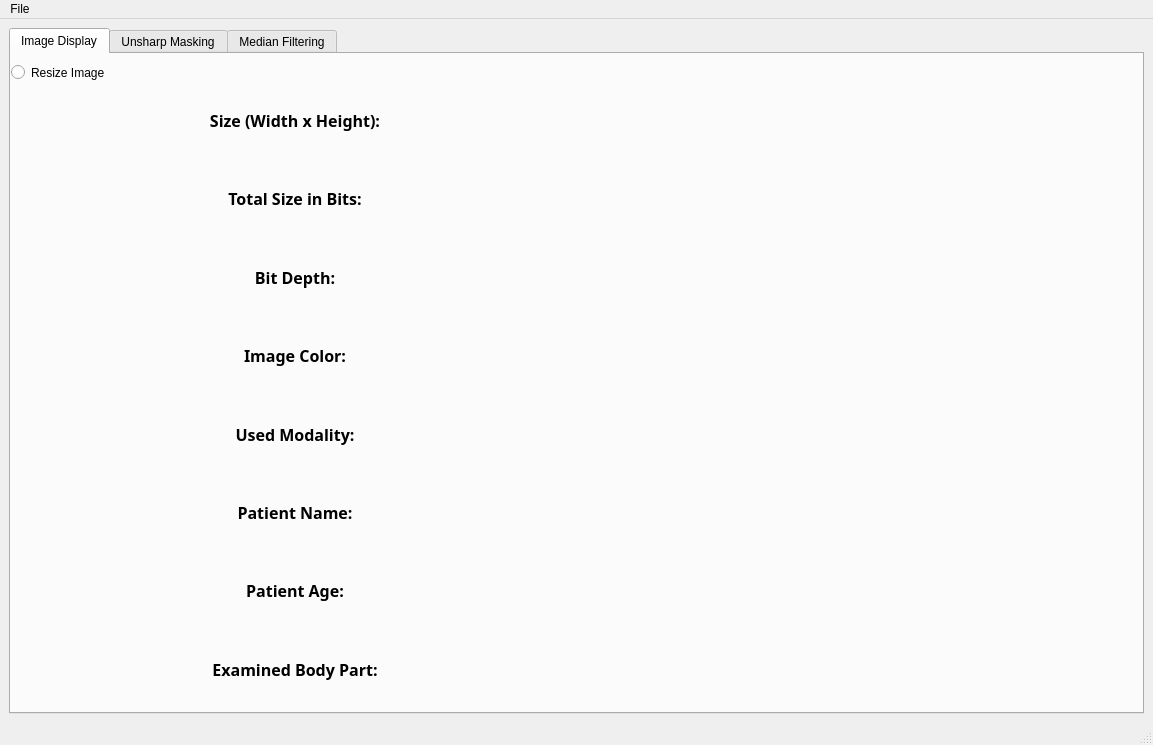
<?xml version="1.0" encoding="UTF-8"?>
<ui version="4.0">
 <class>MainWindow</class>
 <widget class="QMainWindow" name="MainWindow">
  <property name="geometry">
   <rect>
    <x>0</x>
    <y>0</y>
    <width>1153</width>
    <height>745</height>
   </rect>
  </property>
  <property name="windowTitle">
   <string>MainWindow</string>
  </property>
  <widget class="QWidget" name="centralwidget">
   <layout class="QGridLayout" name="gridLayout_2">
    <item row="0" column="0">
     <widget class="QTabWidget" name="imageDisplayAndFilteringTab">
      <property name="currentIndex">
       <number>0</number>
      </property>
      <widget class="QWidget" name="imageDisplayTab">
       <attribute name="title">
        <string>Image Display</string>
       </attribute>
       <widget class="QRadioButton" name="reisizeImageRadiobutton">
        <property name="geometry">
         <rect>
          <x>0</x>
          <y>10</y>
          <width>1109</width>
          <height>17</height>
         </rect>
        </property>
        <property name="text">
         <string>Resize Image</string>
        </property>
       </widget>
       <widget class="QWidget" name="layoutWidget">
        <property name="geometry">
         <rect>
          <x>10</x>
          <y>30</y>
          <width>1101</width>
          <height>621</height>
         </rect>
        </property>
        <layout class="QGridLayout" name="gridLayout_3">
         <item row="0" column="0">
          <layout class="QGridLayout" name="imageLayout"/>
         </item>
         <item row="0" column="1">
          <layout class="QGridLayout" name="_2">
           <item row="0" column="0">
            <layout class="QVBoxLayout" name="imageTitlesVerticalLayout">
             <item>
              <widget class="QLabel" name="imageSizeTitleLabel">
               <property name="font">
                <font>
                 <family>Sitka Small Semibold</family>
                 <pointsize>12</pointsize>
                 <weight>75</weight>
                 <bold>true</bold>
                </font>
               </property>
               <property name="text">
                <string>Size (Width x Height):</string>
               </property>
               <property name="textFormat">
                <enum>Qt::AutoText</enum>
               </property>
               <property name="alignment">
                <set>Qt::AlignCenter</set>
               </property>
              </widget>
             </item>
             <item>
              <widget class="QLabel" name="imageBitsTitleLabel">
               <property name="font">
                <font>
                 <family>Sitka Small Semibold</family>
                 <pointsize>12</pointsize>
                 <weight>75</weight>
                 <bold>true</bold>
                </font>
               </property>
               <property name="text">
                <string>Total Size in Bits:</string>
               </property>
               <property name="alignment">
                <set>Qt::AlignCenter</set>
               </property>
              </widget>
             </item>
             <item>
              <widget class="QLabel" name="imageBitDepthTitleLabel">
               <property name="font">
                <font>
                 <family>Sitka Small Semibold</family>
                 <pointsize>12</pointsize>
                 <weight>75</weight>
                 <bold>true</bold>
                </font>
               </property>
               <property name="text">
                <string>Bit Depth:</string>
               </property>
               <property name="alignment">
                <set>Qt::AlignCenter</set>
               </property>
              </widget>
             </item>
             <item>
              <widget class="QLabel" name="imageColorTitleLabel">
               <property name="font">
                <font>
                 <family>Sitka Small Semibold</family>
                 <pointsize>12</pointsize>
                 <weight>75</weight>
                 <bold>true</bold>
                </font>
               </property>
               <property name="text">
                <string>Image Color:</string>
               </property>
               <property name="alignment">
                <set>Qt::AlignCenter</set>
               </property>
              </widget>
             </item>
             <item>
              <widget class="QLabel" name="usedModalityTitleLabel">
               <property name="font">
                <font>
                 <family>Sitka Small Semibold</family>
                 <pointsize>12</pointsize>
                 <weight>75</weight>
                 <bold>true</bold>
                </font>
               </property>
               <property name="text">
                <string>Used Modality:</string>
               </property>
               <property name="alignment">
                <set>Qt::AlignCenter</set>
               </property>
              </widget>
             </item>
             <item>
              <widget class="QLabel" name="patientNameTitleLabel">
               <property name="font">
                <font>
                 <family>Sitka Small Semibold</family>
                 <pointsize>12</pointsize>
                 <weight>75</weight>
                 <bold>true</bold>
                </font>
               </property>
               <property name="text">
                <string>Patient Name:</string>
               </property>
               <property name="alignment">
                <set>Qt::AlignCenter</set>
               </property>
              </widget>
             </item>
             <item>
              <widget class="QLabel" name="patientAgeTitleLabel">
               <property name="font">
                <font>
                 <family>Sitka Small Semibold</family>
                 <pointsize>12</pointsize>
                 <weight>75</weight>
                 <bold>true</bold>
                </font>
               </property>
               <property name="text">
                <string>Patient Age:</string>
               </property>
               <property name="alignment">
                <set>Qt::AlignCenter</set>
               </property>
              </widget>
             </item>
             <item>
              <widget class="QLabel" name="bodyPartTitleLabel">
               <property name="font">
                <font>
                 <family>Sitka Small Semibold</family>
                 <pointsize>12</pointsize>
                 <weight>75</weight>
                 <bold>true</bold>
                </font>
               </property>
               <property name="text">
                <string>Examined Body Part:</string>
               </property>
               <property name="alignment">
                <set>Qt::AlignCenter</set>
               </property>
              </widget>
             </item>
            </layout>
           </item>
           <item row="0" column="1">
            <layout class="QVBoxLayout" name="verticalLayout_2">
             <item>
              <widget class="QLabel" name="imageSizeDataLabel">
               <property name="font">
                <font>
                 <pointsize>12</pointsize>
                </font>
               </property>
               <property name="text">
                <string/>
               </property>
               <property name="alignment">
                <set>Qt::AlignCenter</set>
               </property>
              </widget>
             </item>
             <item>
              <widget class="QLabel" name="imageBitsDataLabel">
               <property name="font">
                <font>
                 <pointsize>12</pointsize>
                </font>
               </property>
               <property name="text">
                <string/>
               </property>
               <property name="alignment">
                <set>Qt::AlignCenter</set>
               </property>
              </widget>
             </item>
             <item>
              <widget class="QLabel" name="imageBitDepthDataLabel">
               <property name="font">
                <font>
                 <pointsize>12</pointsize>
                </font>
               </property>
               <property name="text">
                <string/>
               </property>
               <property name="alignment">
                <set>Qt::AlignCenter</set>
               </property>
              </widget>
             </item>
             <item>
              <widget class="QLabel" name="imageColorDataLabel">
               <property name="font">
                <font>
                 <pointsize>12</pointsize>
                </font>
               </property>
               <property name="text">
                <string/>
               </property>
               <property name="alignment">
                <set>Qt::AlignCenter</set>
               </property>
              </widget>
             </item>
             <item>
              <widget class="QLabel" name="usedModalityDataLabel">
               <property name="font">
                <font>
                 <pointsize>12</pointsize>
                </font>
               </property>
               <property name="text">
                <string/>
               </property>
               <property name="alignment">
                <set>Qt::AlignCenter</set>
               </property>
              </widget>
             </item>
             <item>
              <widget class="QLabel" name="patientNameDataLabel">
               <property name="font">
                <font>
                 <pointsize>12</pointsize>
                </font>
               </property>
               <property name="text">
                <string/>
               </property>
               <property name="alignment">
                <set>Qt::AlignCenter</set>
               </property>
              </widget>
             </item>
             <item>
              <widget class="QLabel" name="patientAgeDataLabel">
               <property name="font">
                <font>
                 <pointsize>12</pointsize>
                </font>
               </property>
               <property name="text">
                <string/>
               </property>
               <property name="alignment">
                <set>Qt::AlignCenter</set>
               </property>
              </widget>
             </item>
             <item>
              <widget class="QLabel" name="bodyPartDataLabel">
               <property name="font">
                <font>
                 <pointsize>12</pointsize>
                </font>
               </property>
               <property name="text">
                <string/>
               </property>
               <property name="alignment">
                <set>Qt::AlignCenter</set>
               </property>
              </widget>
             </item>
            </layout>
           </item>
          </layout>
         </item>
        </layout>
       </widget>
      </widget>
      <widget class="QWidget" name="unsharpMaskingTab">
       <attribute name="title">
        <string>Unsharp Masking</string>
       </attribute>
       <widget class="QLabel" name="enhancedImageLabel">
        <property name="geometry">
         <rect>
          <x>770</x>
          <y>100</y>
          <width>161</width>
          <height>41</height>
         </rect>
        </property>
        <property name="font">
         <font>
          <family>Script MT Bold</family>
          <pointsize>16</pointsize>
          <weight>75</weight>
          <italic>false</italic>
          <bold>true</bold>
         </font>
        </property>
        <property name="text">
         <string>Enhanced Image</string>
        </property>
        <property name="alignment">
         <set>Qt::AlignCenter</set>
        </property>
       </widget>
       <widget class="QLabel" name="originalImageLabel">
        <property name="geometry">
         <rect>
          <x>200</x>
          <y>100</y>
          <width>161</width>
          <height>41</height>
         </rect>
        </property>
        <property name="font">
         <font>
          <family>Script MT Bold</family>
          <pointsize>16</pointsize>
          <weight>75</weight>
          <italic>false</italic>
          <bold>true</bold>
         </font>
        </property>
        <property name="text">
         <string>Original Image</string>
        </property>
        <property name="alignment">
         <set>Qt::AlignCenter</set>
        </property>
       </widget>
       <widget class="QLabel" name="unsharpMaskingKernelSizeLabel">
        <property name="geometry">
         <rect>
          <x>330</x>
          <y>40</y>
          <width>101</width>
          <height>16</height>
         </rect>
        </property>
        <property name="font">
         <font>
          <family>Sitka Small Semibold</family>
          <pointsize>12</pointsize>
          <weight>75</weight>
          <bold>true</bold>
         </font>
        </property>
        <property name="text">
         <string>Kernel Size</string>
        </property>
       </widget>
       <widget class="QSpinBox" name="unsharpMaskingKernelSizeSpinbox">
        <property name="geometry">
         <rect>
          <x>440</x>
          <y>30</y>
          <width>51</width>
          <height>31</height>
         </rect>
        </property>
        <property name="font">
         <font>
          <pointsize>11</pointsize>
         </font>
        </property>
        <property name="minimum">
         <number>1</number>
        </property>
        <property name="maximum">
         <number>1000</number>
        </property>
        <property name="singleStep">
         <number>2</number>
        </property>
        <property name="value">
         <number>3</number>
        </property>
       </widget>
       <widget class="QWidget" name="gridLayoutWidget">
        <property name="geometry">
         <rect>
          <x>20</x>
          <y>160</y>
          <width>521</width>
          <height>461</height>
         </rect>
        </property>
        <layout class="QGridLayout" name="originalImageGridLayout"/>
       </widget>
       <widget class="QWidget" name="gridLayoutWidget_2">
        <property name="geometry">
         <rect>
          <x>580</x>
          <y>160</y>
          <width>521</width>
          <height>461</height>
         </rect>
        </property>
        <layout class="QGridLayout" name="enhancedImageGridLayout"/>
       </widget>
       <widget class="QLabel" name="unsharpMaskingKValue">
        <property name="geometry">
         <rect>
          <x>530</x>
          <y>40</y>
          <width>101</width>
          <height>16</height>
         </rect>
        </property>
        <property name="font">
         <font>
          <family>Sitka Small Semibold</family>
          <pointsize>12</pointsize>
          <weight>75</weight>
          <bold>true</bold>
         </font>
        </property>
        <property name="text">
         <string>K Value</string>
        </property>
       </widget>
       <widget class="QPushButton" name="unsharpMaskingPushButton">
        <property name="geometry">
         <rect>
          <x>720</x>
          <y>30</y>
          <width>81</width>
          <height>31</height>
         </rect>
        </property>
        <property name="font">
         <font>
          <family>Sitka Small Semibold</family>
          <pointsize>12</pointsize>
          <weight>75</weight>
          <bold>true</bold>
         </font>
        </property>
        <property name="text">
         <string>Filter</string>
        </property>
       </widget>
       <widget class="QDoubleSpinBox" name="unsharpMaskingKValueSpinbox">
        <property name="geometry">
         <rect>
          <x>610</x>
          <y>30</y>
          <width>61</width>
          <height>31</height>
         </rect>
        </property>
        <property name="font">
         <font>
          <pointsize>11</pointsize>
         </font>
        </property>
        <property name="maximum">
         <double>100.000000000000000</double>
        </property>
        <property name="singleStep">
         <double>0.010000000000000</double>
        </property>
        <property name="value">
         <double>1.000000000000000</double>
        </property>
       </widget>
      </widget>
      <widget class="QWidget" name="medianFilteringTab">
       <attribute name="title">
        <string>Median Filtering</string>
       </attribute>
       <widget class="QLabel" name="medianFilteringKernelSizeLabel">
        <property name="geometry">
         <rect>
          <x>710</x>
          <y>40</y>
          <width>101</width>
          <height>16</height>
         </rect>
        </property>
        <property name="font">
         <font>
          <family>Sitka Small Semibold</family>
          <pointsize>12</pointsize>
          <weight>75</weight>
          <bold>true</bold>
         </font>
        </property>
        <property name="text">
         <string>Kernel Size</string>
        </property>
       </widget>
       <widget class="QSpinBox" name="medianFilteringKernelSizeSpinbox">
        <property name="geometry">
         <rect>
          <x>820</x>
          <y>30</y>
          <width>51</width>
          <height>31</height>
         </rect>
        </property>
        <property name="font">
         <font>
          <pointsize>11</pointsize>
         </font>
        </property>
        <property name="minimum">
         <number>1</number>
        </property>
        <property name="maximum">
         <number>1000</number>
        </property>
        <property name="singleStep">
         <number>2</number>
        </property>
        <property name="value">
         <number>3</number>
        </property>
       </widget>
       <widget class="QLabel" name="noisyImageLabel">
        <property name="geometry">
         <rect>
          <x>200</x>
          <y>100</y>
          <width>161</width>
          <height>41</height>
         </rect>
        </property>
        <property name="font">
         <font>
          <family>Script MT Bold</family>
          <pointsize>16</pointsize>
          <weight>75</weight>
          <italic>false</italic>
          <bold>true</bold>
         </font>
        </property>
        <property name="text">
         <string>Noisy Image</string>
        </property>
        <property name="alignment">
         <set>Qt::AlignCenter</set>
        </property>
       </widget>
       <widget class="QLabel" name="denoisedImageLabel">
        <property name="geometry">
         <rect>
          <x>770</x>
          <y>100</y>
          <width>161</width>
          <height>41</height>
         </rect>
        </property>
        <property name="font">
         <font>
          <family>Script MT Bold</family>
          <pointsize>16</pointsize>
          <weight>75</weight>
          <italic>false</italic>
          <bold>true</bold>
         </font>
        </property>
        <property name="text">
         <string>De-Noised Image</string>
        </property>
        <property name="alignment">
         <set>Qt::AlignCenter</set>
        </property>
       </widget>
       <widget class="QWidget" name="gridLayoutWidget_3">
        <property name="geometry">
         <rect>
          <x>20</x>
          <y>160</y>
          <width>521</width>
          <height>461</height>
         </rect>
        </property>
        <layout class="QGridLayout" name="noisyImageGridLayout"/>
       </widget>
       <widget class="QWidget" name="gridLayoutWidget_4">
        <property name="geometry">
         <rect>
          <x>580</x>
          <y>160</y>
          <width>521</width>
          <height>461</height>
         </rect>
        </property>
        <layout class="QGridLayout" name="denoisedImageGridLayout"/>
       </widget>
       <widget class="QPushButton" name="medianFilteringPushButton">
        <property name="geometry">
         <rect>
          <x>900</x>
          <y>30</y>
          <width>81</width>
          <height>31</height>
         </rect>
        </property>
        <property name="font">
         <font>
          <family>Sitka Small Semibold</family>
          <pointsize>12</pointsize>
          <weight>75</weight>
          <bold>true</bold>
         </font>
        </property>
        <property name="text">
         <string>Filter</string>
        </property>
       </widget>
       <widget class="QLabel" name="medianFilteringKernelSizeLabel_2">
        <property name="geometry">
         <rect>
          <x>120</x>
          <y>40</y>
          <width>101</width>
          <height>16</height>
         </rect>
        </property>
        <property name="font">
         <font>
          <family>Sitka Small Semibold</family>
          <pointsize>12</pointsize>
          <weight>75</weight>
          <bold>true</bold>
         </font>
        </property>
        <property name="text">
         <string>Noise Ratio</string>
        </property>
       </widget>
       <widget class="QDoubleSpinBox" name="noiseRatioSpinBox">
        <property name="geometry">
         <rect>
          <x>230</x>
          <y>31</y>
          <width>62</width>
          <height>31</height>
         </rect>
        </property>
        <property name="font">
         <font>
          <pointsize>11</pointsize>
         </font>
        </property>
        <property name="maximum">
         <double>1.000000000000000</double>
        </property>
        <property name="singleStep">
         <double>0.010000000000000</double>
        </property>
       </widget>
       <widget class="QPushButton" name="applyNoisePushButton">
        <property name="geometry">
         <rect>
          <x>320</x>
          <y>30</y>
          <width>121</width>
          <height>31</height>
         </rect>
        </property>
        <property name="font">
         <font>
          <family>Sitka Small Semibold</family>
          <pointsize>12</pointsize>
          <weight>75</weight>
          <bold>true</bold>
         </font>
        </property>
        <property name="text">
         <string>Apply Noise</string>
        </property>
       </widget>
      </widget>
     </widget>
    </item>
   </layout>
  </widget>
  <widget class="QMenuBar" name="menubar">
   <property name="geometry">
    <rect>
     <x>0</x>
     <y>0</y>
     <width>1153</width>
     <height>21</height>
    </rect>
   </property>
   <widget class="QMenu" name="menuFile">
    <property name="title">
     <string>File</string>
    </property>
    <addaction name="actionOpen_Image"/>
   </widget>
   <addaction name="menuFile"/>
  </widget>
  <widget class="QStatusBar" name="statusbar"/>
  <action name="actionOpen_Image">
   <property name="text">
    <string>Open Image</string>
   </property>
  </action>
 </widget>
 <resources/>
 <connections/>
</ui>
